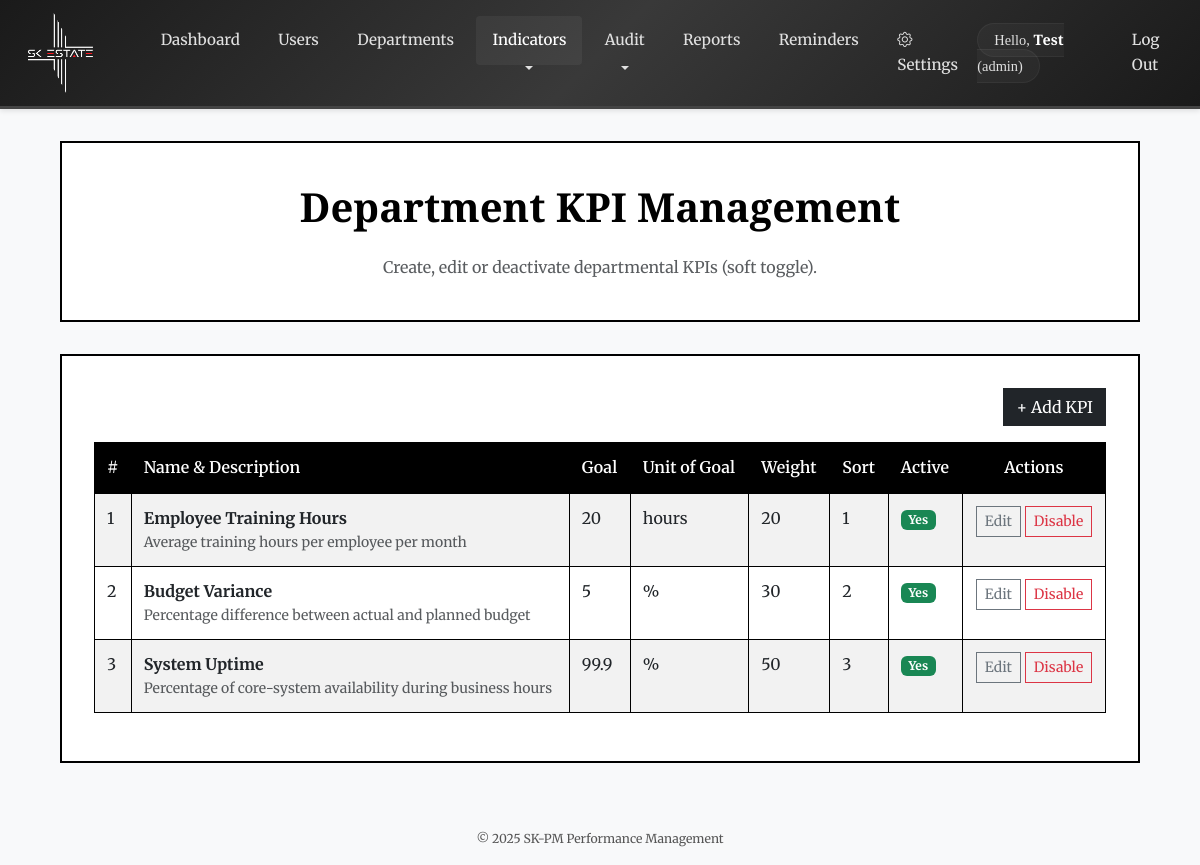
The page /department_indicators.php (signed in) on the database as committed earlier.
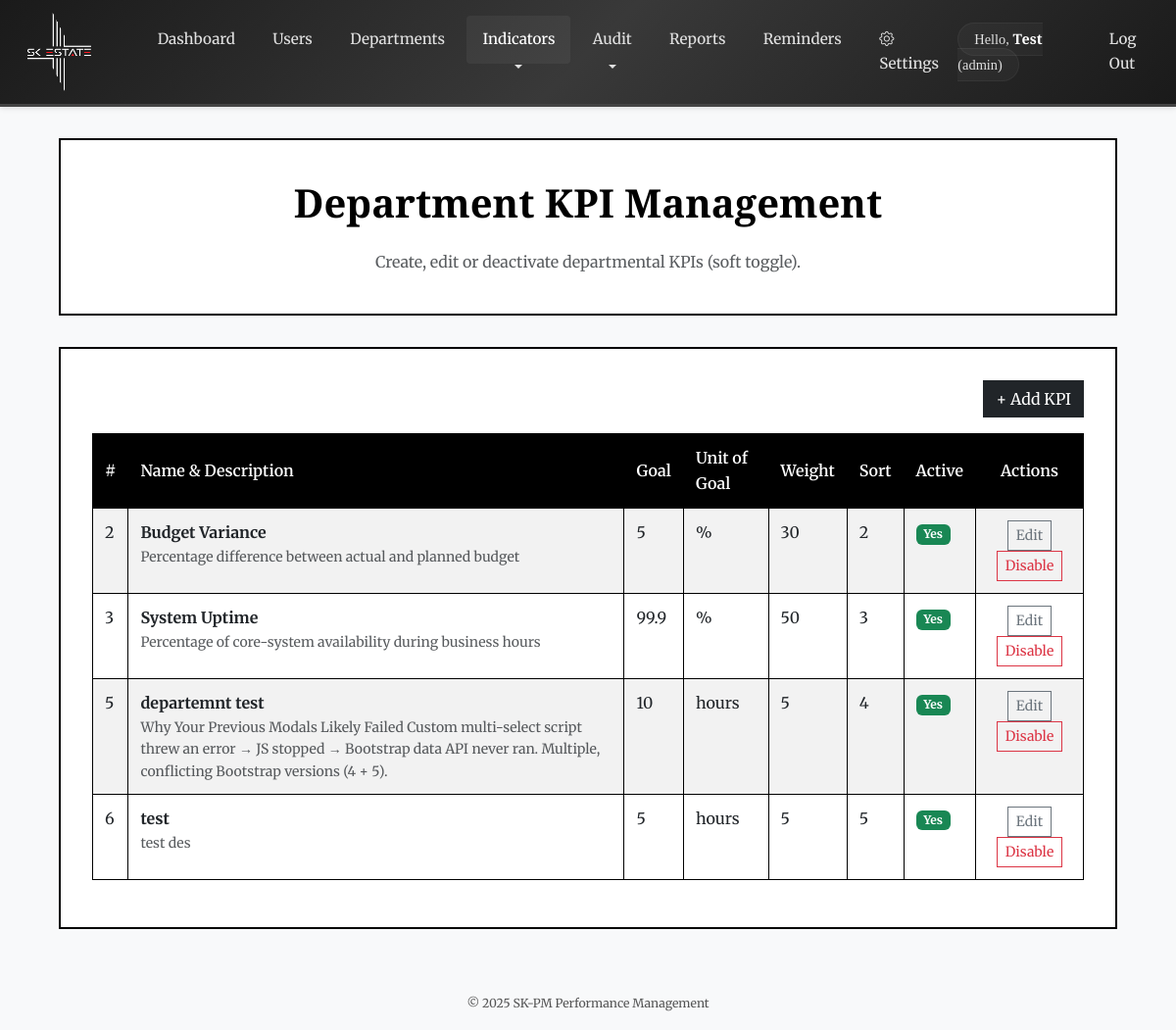
The same page on the database as committed later.
### tables this page shows
CREATE TABLE `department_indicators` (
  `indicator_id` int(11) NOT NULL,
  `name` varchar(255) NOT NULL,
  `description` text DEFAULT NULL,
  `responsible_departments` varchar(255) DEFAULT NULL,
  `default_goal` float NOT NULL,
  `unit_of_goal` varchar(50) DEFAULT NULL,
  `unit` varchar(50) DEFAULT NULL,
  `way_of_measurement` varchar(255) DEFAULT NULL,
  `default_weight` int(11) DEFAULT NULL,
  `sort_order` int(11) DEFAULT NULL,
  `active` tinyint(1) DEFAULT 1
);

### backend/indicator_controller.php (called while the page is built, shortened)
<?php
final class IndicatorRepository
{
    private PDO $pdo;
    public function __construct(PDO $pdo)
    {
        $this->pdo = $pdo;
    }
    public function fetchDepartmentIndicators(bool $onlyActive = false): array
    {
        $sql    = "SELECT * FROM department_indicators";
        $params = [];
        $sql .= " ORDER BY sort_order ASC";
        return $this->runSelect($sql, $params);
    }
    private function runSelect(string $sql, array $params): array
    {
        $stmt = $this->pdo->prepare($sql);
        $stmt->execute($params);
        return $stmt->fetchAll(PDO::FETCH_ASSOC);
    }
}

### department_indicators.php (the view, shortened to what this page needs)
<?php
require_once __DIR__ . '/backend/indicator_controller.php';
require_once __DIR__ . '/backend/department_controller.php';
$indicatorRepo = new IndicatorRepository($pdo);
$indicators      = $indicatorRepo->fetchDepartmentIndicators(false);
include __DIR__ . '/partials/navbar.php';
?>
<!DOCTYPE html>
<html lang="en">
<head>
  <link href="https://cdn.jsdelivr.net/npm/bootstrap@5.3.0/dist/css/bootstrap.min.css"
    rel="stylesheet"
>
  <link href="https://cdn.jsdelivr.net/npm/bootstrap-icons@1.11.3/font/bootstrap-icons.css" rel="stylesheet">
  <link rel="stylesheet" href="./assets/css/style.css">
</head>
<body class="font-serif bg-light text-dark">
  <header class="data-container text-center py-4">
    <h1>Department KPI Management</h1>
    <p class="text-muted">Create, edit or deactivate departmental KPIs (soft toggle).</p>
  </header>
  <main class="data-container mb-5">
    <div class="text-end mb-3">
      <button class="btn btn-dark" data-bs-toggle="modal" data-bs-target="#createModal" id="openCreate">+ Add KPI</button>
    </div>
    <div class="table-responsive">
      <table class="table table-striped table-bordered align-middle">
        <thead class="table-dark">
          <tr>
            <th>#</th>
            <th>Name & Description</th>
            <th>Goal</th>
            <th>Unit of Goal</th>
            <th>Weight</th>
            <th>Sort</th>
            <th>Active</th>
            <th class="text-center">Actions</th>
          </tr>
        </thead>
        <tbody>
          <?php foreach ($indicators as $ind): ?>
            <?php
            $full = trim((string)$ind['description']);
            $short = $full;
            ?>
            <tr class="<?= $ind['active'] ? '' : 'table-danger' ?>">
              <td><?= $ind['indicator_id'] ?></td>
              <td>
                <strong><?= htmlspecialchars($ind['name']) ?></strong>
                <?php if ($full !== ''): ?>
                  <div class="text-muted small desc-wrap">
                    <span class="short"><?= htmlspecialchars($short) ?></span>
                  </div>
                <?php endif; ?>
              </td>
              <td><?= htmlspecialchars((string)$ind['default_goal']) ?></td>
              <td><?= htmlspecialchars((string)$ind['unit_of_goal']) ?></td>
              <td><?= htmlspecialchars((string)$ind['default_weight']) ?></td>
              <td><?= htmlspecialchars((string)$ind['sort_order']) ?></td>
              <td><span class="badge bg-<?= $ind['active'] ? 'success' : 'secondary' ?>"><?= $ind['active'] ? 'Yes' : 'No' ?></span></td>
              <td class="text-center">
                <button class="btn btn-sm btn-outline-secondary" data-bs-toggle="modal" data-bs-target="#editModal<?= $ind['indicator_id'] ?>">Edit</button>
                <form method="post" class="d-inline" onsubmit="return confirm('Change status?');">
                  <button class="btn btn-sm btn-outline-<?= $ind['active'] ? 'danger' : 'success' ?>"><?= $ind['active'] ? 'Disable' : 'Enable' ?></button>
                </form>
              </td>
            </tr>
          <?php endforeach; ?>
        </tbody>
      </table>
    </div>
  </main>
  <footer class="footer py-3 text-center">
    <small>&copy; <?= date('Y') ?> SK-PM Performance Management</small>
  </footer>
</body>
</html>

Rows that differ between the two databases and show on the page:
removed department_indicators: indicator_id "1", name "Employee Training Hours", description "Average training hours per employee per month", default_goal "20", unit_of_goal "hours", default_weight "20", sort_order "1", active "Yes"
added department_indicators: indicator_id "5", name "departemnt test", description "Why Your Previous Modals Likely Failed Custom multi-select script threw an error → JS stopped → Bootstrap data API never ran. Multiple, conflicting Bootstrap versions (4 + 5).", default_goal "10", unit_of_goal "hours", default_weight "5", sort_order "4", active "Yes"
added department_indicators: indicator_id "6", name "test", description "test des", default_goal "5", unit_of_goal "hours", default_weight "5", sort_order "5", active "Yes"
